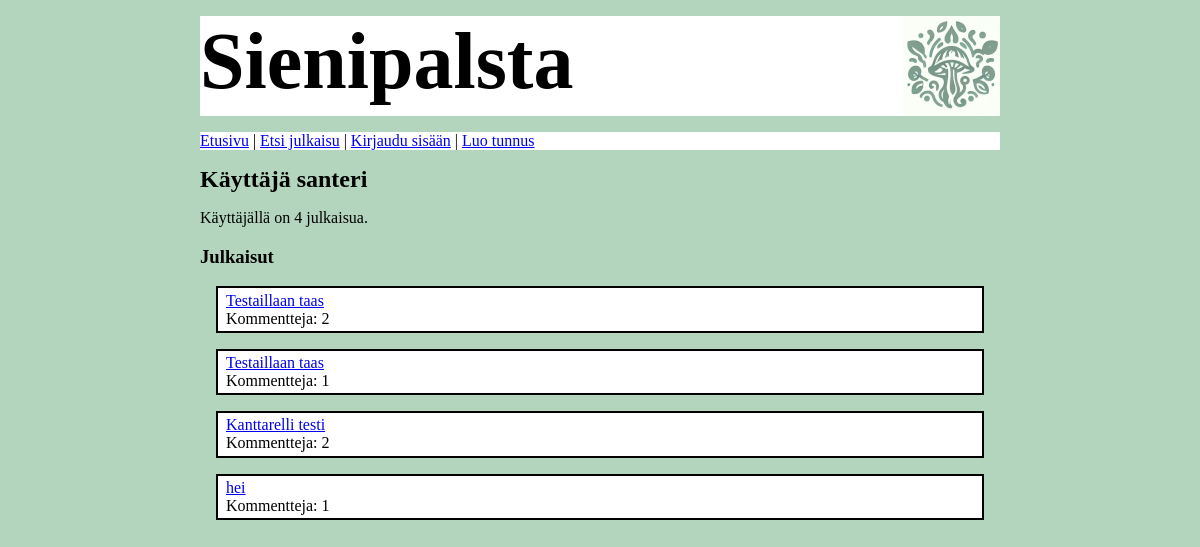
/user/2, run on the app's committed database.
### tables this page shows
CREATE TABLE users (id INTEGER PRIMARY KEY, username TEXT UNIQUE, password_hash TEXT);

CREATE TABLE items (
    id INTEGER PRIMARY KEY,
    title TEXT,
    location TEXT,
    description TEXT,
    user_id INTEGER REFERENCES users
);

### app.py (the view)
@app.route("/user/<int:user_id>")
def show_user(user_id):
    user = users.get_user(user_id)
    if not user:
        abort(404)
    items = users.get_items(user_id)
    return render_template("show_user.html", user=user, items=items)

### db.py (called while the page is built)
def get_connection():
    con = sqlite3.connect("database.db")
    con.execute("PRAGMA foreign_keys = ON")
    con.row_factory = sqlite3.Row
    return con

def query(sql, params=[]):
    con = get_connection()
    con.execute("PRAGMA foreign_keys = ON")
    result = con.execute(sql, params).fetchall()
    con.close()
    return result

### users.py (called while the page is built)
def get_user(user_id):
    sql = "SELECT id, username FROM users WHERE id = ?"
    result = db.query(sql, [user_id])
    return result[0] if result else None

def get_items(user_id):
    sql = """SELECT items.id, items.title, users.id user_id, users.username,
                    COUNT(comments.id) as comment_count
             FROM items
             JOIN users ON items.user_id = users.id
             LEFT JOIN comments ON items.id = comments.item_id
             WHERE items.user_id = ?
             GROUP BY items.id, users.id
             ORDER BY items.id DESC"""
    return db.query(sql, [user_id])

### templates/show_user.html (shortened to what this page needs)
{% extends "layout.html" %}
{% block content %}
<body>
  <h2>Käyttäjä {{ user.username }}</h2>
  <p>
    Käyttäjällä on {{ items | count }} julkaisua.
  </p>
  <h3>Julkaisut</h3>
  {% for item in items %}
  <div class="item">
  <a href="/item/{{ item.id }}">{{ item.title }}</a> <br/>
  Kommentteja: {{ item.comment_count }}
  </div>
  {% endfor %}
</body>
{% endblock %}

### static/main.css (style rules this page uses)
body { margin: auto; max-width: 50em; font-family: serif; background-color: rgb(179, 212, 189); }
.item { border: 2px solid black; margin: 1em; padding: 0.2em 0.5em; background-color: white; }
h2 { margin: 0; }

### data on the page
users: username "santeri"
items: title "Testaillaan taas", comment_count "2"
items: title "Testaillaan taas", comment_count "1"
items: title "Kanttarelli testi", comment_count "2"
items: title "hei", comment_count "1"

### other printed values
{{ items | count }} "4"
